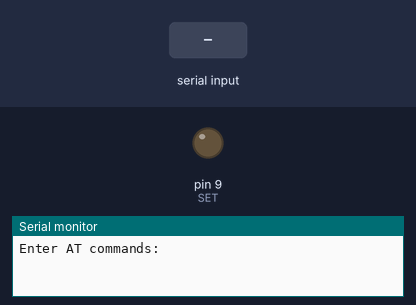
The sketch below on a simulated Arduino Uno, built with avr-gcc and run on an emulated ATmega328P. On the bench: output pins drawn as LEDs (lit = HIGH), the last lines printed to the serial monitor. The inputs (shaded band) are chosen by the test bench. The modem accepts every AT command (registered, SIM ready, sends succeed) and sends nothing else.

Above: at 3.01 s.
At 9.2 s:
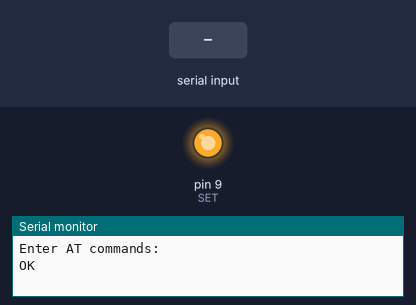
9.3 s: "P" received over the second serial link
10.8 s: "1" received over the second serial link
Timing chart, 0 to 13.8 s (numbered marks = the images above; inputs shaded):
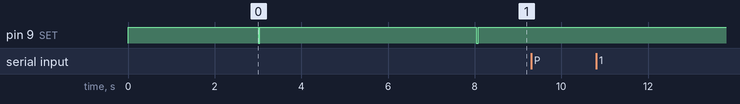

The sketch:

HC-12_Setup.ino
```cpp
#include <SoftwareSerial.h>

SoftwareSerial mySerial(5, 6); // RX, TX

static constexpr int SET = 9;

void setup() {
  Serial.begin(9600);
  Serial.println("Enter AT commands:");
  mySerial.begin(1200);
  pinMode(SET, OUTPUT);
  digitalWrite(SET, 1);
  delay(3000);
  digitalWrite(SET, 0);
  delay(40);
  mySerial.println("AT+SLEEP");
  digitalWrite(SET, 1);
  delay(5000);
  digitalWrite(SET, 0);
  delay(40);
  digitalWrite(SET, 1);
}

uint32_t time = 0;
bool waiting = false;

void loop(){
  if (mySerial.available()){
    uint8_t c = mySerial.read();
    Serial.write(c);
    if (c == 'P')
    {
      // digitalWrite(SET, 1);
      // Serial.println("exit");
      // delay(5000);
      // digitalWrite(SET, 0);
      // delay(40);
      // digitalWrite(SET, 1);
    }
  }
  if (Serial.available()){
    mySerial.write(Serial.read());
    // if (c == '\n')
    // {
    //   time = millis();
    //   waiting = true;
    // }
  }
  // if (waiting && ((millis() - time) > 5000))
  // {
  //   waiting = false;
  //   digitalWrite(SET, 1);
  // }
}
```
